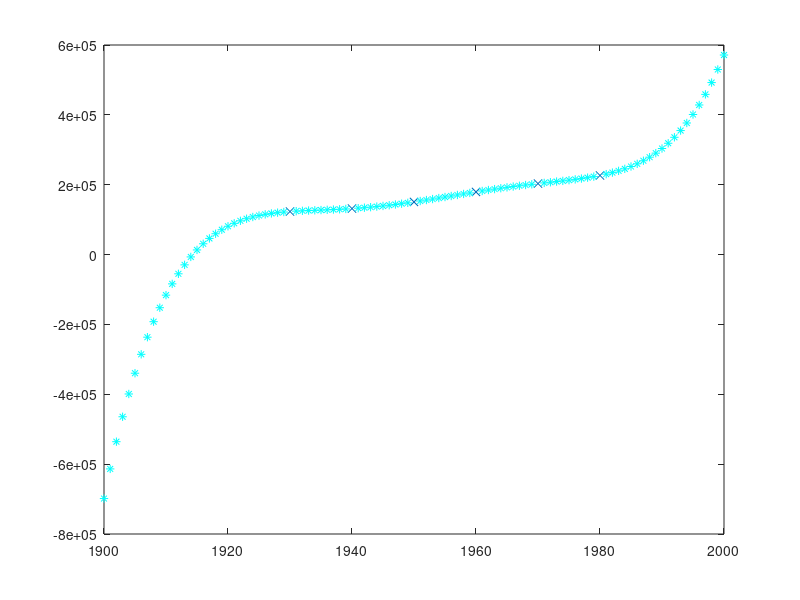

MATLAB code for this plot:
function ExOne
x = [1930 1940 1950 1960 1970 1980];
f = [123203 131669 150697 179323 203212 226505];

function A = a(x)
   [zzz, n] = size(x);
   ret = [];
   for i = 1:n
     diff = x - x(i);
     prd = 1 / (prod(diff(1:i-1)) * prod(diff(i+1:end)));
     ret = [ret, prd];
   end
   A = ret;
 end
 
 function L = lagrange(x, y, X)
   A = a(x);
   
   diff = X - x;
   num = sum(A .* y ./ diff);
   denom = sum(A ./ diff);
   L = num / denom;
 end



plot(x, f, 'x')
X = 1900:1:2000;
for i = X
    j = i
    Y = lagrange(x, f, j)
    hold on
    plot(j, Y, 'c*')
end


end